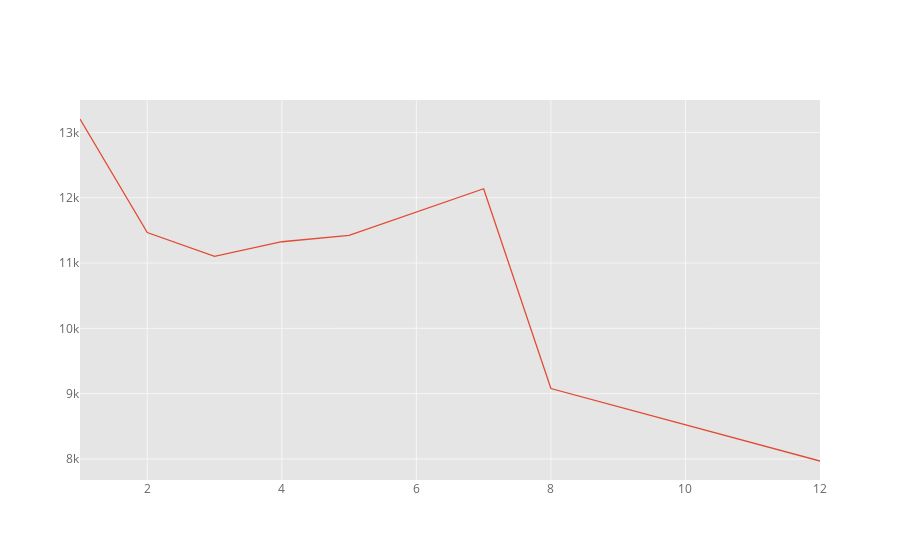

Notebook cell for this chart:
### Code cell
df.groupby('Month').count()['lng'].iplot()

### Figure 1 — Plotly figure (JSON) as saved in the notebook; plotly's stock layout.template omitted (floating-point values rounded to 4 significant figures)
{"data": [{"line": {"color": "rgba(226, 74, 51, 1.0)", "dash": "solid", "shape": "linear", "width": 1.3}, "mode": "lines", "name": "lng", "text": "", "type": "scatter", "x": [1, 2, 3, 4, 5, 6, 7, 8, 12], "y": [13205, 11467, 11101, 11326, 11423, 11786, 12137, 9078, 7969]}], "layout": {"legend": {"bgcolor": "#FFFFFF", "font": {"color": "#666666"}}, "paper_bgcolor": "#FFFFFF", "plot_bgcolor": "#E5E5E5", "title": {"font": {"color": "#151516"}}, "xaxis": {"gridcolor": "#F6F6F6", "showgrid": true, "tickfont": {"color": "#666666"}, "title": {"font": {"color": "#666666"}, "text": ""}, "zerolinecolor": "#F6F6F6"}, "yaxis": {"gridcolor": "#F6F6F6", "showgrid": true, "tickfont": {"color": "#666666"}, "title": {"font": {"color": "#666666"}, "text": ""}, "zerolinecolor": "#F6F6F6"}}}
